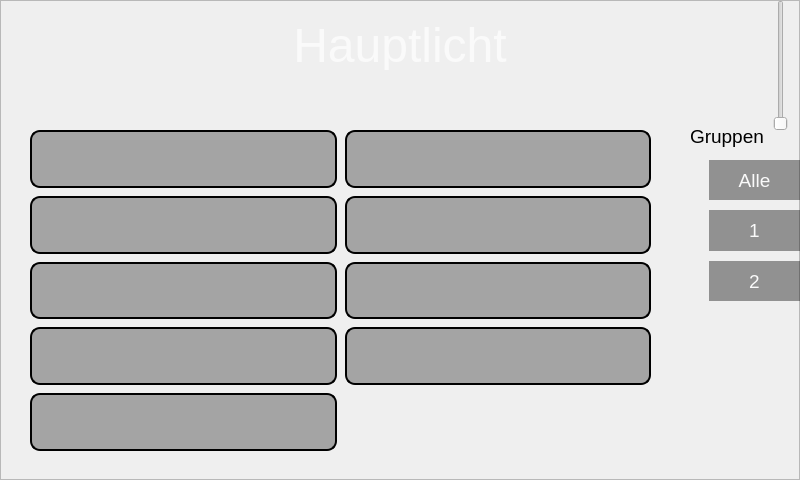
<?xml version="1.0" encoding="UTF-8"?>
<ui version="4.0">
 <class>EinstellungHauptlicht</class>
 <widget class="QDialog" name="EinstellungHauptlicht">
  <property name="geometry">
   <rect>
    <x>0</x>
    <y>0</y>
    <width>800</width>
    <height>480</height>
   </rect>
  </property>
  <property name="maximumSize">
   <size>
    <width>800</width>
    <height>480</height>
   </size>
  </property>
  <property name="windowTitle">
   <string>Dialog</string>
  </property>
  <property name="styleSheet">
   <string notr="true"/>
  </property>
  <widget class="QLabel" name="label">
   <property name="geometry">
    <rect>
     <x>0</x>
     <y>20</y>
     <width>800</width>
     <height>50</height>
    </rect>
   </property>
   <property name="font">
    <font>
     <pointsize>36</pointsize>
     <weight>50</weight>
     <bold>false</bold>
    </font>
   </property>
   <property name="styleSheet">
    <string notr="true">color:rgb(250,250,250);</string>
   </property>
   <property name="text">
    <string>Hauptlicht</string>
   </property>
   <property name="textFormat">
    <enum>Qt::PlainText</enum>
   </property>
   <property name="alignment">
    <set>Qt::AlignCenter</set>
   </property>
  </widget>
  <widget class="QSlider" name="verticalSlider">
   <property name="geometry">
    <rect>
     <x>770</x>
     <y>0</y>
     <width>21</width>
     <height>131</height>
    </rect>
   </property>
   <property name="maximum">
    <number>100</number>
   </property>
   <property name="orientation">
    <enum>Qt::Vertical</enum>
   </property>
  </widget>
  <widget class="QWidget" name="verticalLayoutWidget">
   <property name="geometry">
    <rect>
     <x>709</x>
     <y>160</y>
     <width>91</width>
     <height>141</height>
    </rect>
   </property>
   <layout class="QVBoxLayout" name="verticalLayout">
    <property name="spacing">
     <number>10</number>
    </property>
    <item>
     <widget class="QPushButton" name="pushButton_alle">
      <property name="sizePolicy">
       <sizepolicy hsizetype="Expanding" vsizetype="Expanding">
        <horstretch>0</horstretch>
        <verstretch>0</verstretch>
       </sizepolicy>
      </property>
      <property name="font">
       <font>
        <pointsize>14</pointsize>
       </font>
      </property>
      <property name="focusPolicy">
       <enum>Qt::NoFocus</enum>
      </property>
      <property name="styleSheet">
       <string notr="true">border:none;
background-color:rgba(0,0,0,100);
color:rgb(250,250,250);</string>
      </property>
      <property name="text">
       <string>Alle</string>
      </property>
      <property name="checkable">
       <bool>true</bool>
      </property>
     </widget>
    </item>
    <item>
     <widget class="QPushButton" name="pushButton_Group1">
      <property name="sizePolicy">
       <sizepolicy hsizetype="Expanding" vsizetype="Expanding">
        <horstretch>0</horstretch>
        <verstretch>0</verstretch>
       </sizepolicy>
      </property>
      <property name="font">
       <font>
        <pointsize>14</pointsize>
       </font>
      </property>
      <property name="focusPolicy">
       <enum>Qt::NoFocus</enum>
      </property>
      <property name="styleSheet">
       <string notr="true">border:none;
background-color:rgba(0,0,0,100);
color:rgb(250,250,250);</string>
      </property>
      <property name="text">
       <string>1</string>
      </property>
      <property name="checkable">
       <bool>true</bool>
      </property>
     </widget>
    </item>
    <item>
     <widget class="QPushButton" name="pushButton_Group2">
      <property name="sizePolicy">
       <sizepolicy hsizetype="Expanding" vsizetype="Expanding">
        <horstretch>0</horstretch>
        <verstretch>0</verstretch>
       </sizepolicy>
      </property>
      <property name="font">
       <font>
        <pointsize>14</pointsize>
       </font>
      </property>
      <property name="focusPolicy">
       <enum>Qt::NoFocus</enum>
      </property>
      <property name="styleSheet">
       <string notr="true">border:none;
background-color:rgba(0,0,0,100);
color:rgb(250,250,250);</string>
      </property>
      <property name="text">
       <string>2</string>
      </property>
      <property name="checkable">
       <bool>true</bool>
      </property>
     </widget>
    </item>
   </layout>
  </widget>
  <widget class="QLabel" name="label_2">
   <property name="geometry">
    <rect>
     <x>690</x>
     <y>126</y>
     <width>81</width>
     <height>21</height>
    </rect>
   </property>
   <property name="font">
    <font>
     <pointsize>14</pointsize>
    </font>
   </property>
   <property name="text">
    <string>Gruppen</string>
   </property>
  </widget>
  <widget class="QPushButton" name="pushButton_back">
   <property name="geometry">
    <rect>
     <x>730</x>
     <y>410</y>
     <width>60</width>
     <height>60</height>
    </rect>
   </property>
   <property name="focusPolicy">
    <enum>Qt::NoFocus</enum>
   </property>
   <property name="styleSheet">
    <string notr="true">background-color:rgba(0,0,0,0);</string>
   </property>
   <property name="text">
    <string/>
   </property>
   <property name="icon">
    <iconset resource="bilder.qrc">
     <normaloff>:/bilder/Icons/arrow_left_icon.png</normaloff>:/bilder/Icons/arrow_left_icon.png</iconset>
   </property>
   <property name="iconSize">
    <size>
     <width>50</width>
     <height>50</height>
    </size>
   </property>
   <property name="flat">
    <bool>true</bool>
   </property>
  </widget>
  <widget class="QFrame" name="frame">
   <property name="geometry">
    <rect>
     <x>0</x>
     <y>100</y>
     <width>680</width>
     <height>380</height>
    </rect>
   </property>
   <property name="styleSheet">
    <string notr="true">background-image: url(:/bilder/Icons/back_grundriss.png);</string>
   </property>
   <property name="frameShape">
    <enum>QFrame::NoFrame</enum>
   </property>
   <property name="frameShadow">
    <enum>QFrame::Plain</enum>
   </property>
  </widget>
  <widget class="QWidget" name="gridLayoutWidget">
   <property name="geometry">
    <rect>
     <x>30</x>
     <y>130</y>
     <width>621</width>
     <height>321</height>
    </rect>
   </property>
   <property name="sizePolicy">
    <sizepolicy hsizetype="Expanding" vsizetype="Expanding">
     <horstretch>0</horstretch>
     <verstretch>0</verstretch>
    </sizepolicy>
   </property>
   <layout class="QGridLayout" name="gridLayout">
    <property name="spacing">
     <number>8</number>
    </property>
    <item row="1" column="0">
     <widget class="QPushButton" name="pushButton_2">
      <property name="sizePolicy">
       <sizepolicy hsizetype="Expanding" vsizetype="Expanding">
        <horstretch>0</horstretch>
        <verstretch>0</verstretch>
       </sizepolicy>
      </property>
      <property name="focusPolicy">
       <enum>Qt::NoFocus</enum>
      </property>
      <property name="styleSheet">
       <string notr="true">border: 2px solid black;
border-radius: 10px;
background-color:rgba(0,0,0,80);</string>
      </property>
      <property name="text">
       <string/>
      </property>
      <property name="checkable">
       <bool>true</bool>
      </property>
      <property name="flat">
       <bool>true</bool>
      </property>
     </widget>
    </item>
    <item row="3" column="0">
     <widget class="QPushButton" name="pushButton_4">
      <property name="sizePolicy">
       <sizepolicy hsizetype="Expanding" vsizetype="Expanding">
        <horstretch>0</horstretch>
        <verstretch>0</verstretch>
       </sizepolicy>
      </property>
      <property name="cursor">
       <cursorShape>ArrowCursor</cursorShape>
      </property>
      <property name="focusPolicy">
       <enum>Qt::NoFocus</enum>
      </property>
      <property name="styleSheet">
       <string notr="true">border: 2px solid black;
border-radius: 10px;
background-color:rgba(0,0,0,80);</string>
      </property>
      <property name="text">
       <string/>
      </property>
      <property name="checkable">
       <bool>true</bool>
      </property>
      <property name="flat">
       <bool>true</bool>
      </property>
     </widget>
    </item>
    <item row="0" column="0">
     <widget class="QPushButton" name="pushButton_1">
      <property name="sizePolicy">
       <sizepolicy hsizetype="Expanding" vsizetype="Expanding">
        <horstretch>0</horstretch>
        <verstretch>0</verstretch>
       </sizepolicy>
      </property>
      <property name="focusPolicy">
       <enum>Qt::NoFocus</enum>
      </property>
      <property name="styleSheet">
       <string notr="true">border: 2px solid black;
border-radius: 10px;
background-color:rgba(0,0,0,80);</string>
      </property>
      <property name="text">
       <string/>
      </property>
      <property name="checkable">
       <bool>true</bool>
      </property>
      <property name="flat">
       <bool>true</bool>
      </property>
     </widget>
    </item>
    <item row="4" column="0">
     <widget class="QPushButton" name="pushButton_5">
      <property name="sizePolicy">
       <sizepolicy hsizetype="Expanding" vsizetype="Expanding">
        <horstretch>0</horstretch>
        <verstretch>0</verstretch>
       </sizepolicy>
      </property>
      <property name="focusPolicy">
       <enum>Qt::NoFocus</enum>
      </property>
      <property name="styleSheet">
       <string notr="true">border: 2px solid black;
border-radius: 10px;
background-color:rgba(0,0,0,80);</string>
      </property>
      <property name="text">
       <string/>
      </property>
      <property name="checkable">
       <bool>true</bool>
      </property>
      <property name="flat">
       <bool>true</bool>
      </property>
     </widget>
    </item>
    <item row="2" column="0">
     <widget class="QPushButton" name="pushButton_3">
      <property name="sizePolicy">
       <sizepolicy hsizetype="Expanding" vsizetype="Expanding">
        <horstretch>0</horstretch>
        <verstretch>0</verstretch>
       </sizepolicy>
      </property>
      <property name="focusPolicy">
       <enum>Qt::NoFocus</enum>
      </property>
      <property name="styleSheet">
       <string notr="true">border: 2px solid black;
border-radius: 10px;
background-color:rgba(0,0,0,80);</string>
      </property>
      <property name="text">
       <string/>
      </property>
      <property name="checkable">
       <bool>true</bool>
      </property>
      <property name="flat">
       <bool>true</bool>
      </property>
     </widget>
    </item>
    <item row="0" column="1">
     <widget class="QPushButton" name="pushButton_6">
      <property name="sizePolicy">
       <sizepolicy hsizetype="Expanding" vsizetype="Expanding">
        <horstretch>0</horstretch>
        <verstretch>0</verstretch>
       </sizepolicy>
      </property>
      <property name="focusPolicy">
       <enum>Qt::NoFocus</enum>
      </property>
      <property name="styleSheet">
       <string notr="true">border: 2px solid black;
border-radius: 10px;
background-color:rgba(0,0,0,80);</string>
      </property>
      <property name="text">
       <string/>
      </property>
      <property name="checkable">
       <bool>true</bool>
      </property>
      <property name="flat">
       <bool>true</bool>
      </property>
     </widget>
    </item>
    <item row="1" column="1">
     <widget class="QPushButton" name="pushButton_7">
      <property name="sizePolicy">
       <sizepolicy hsizetype="Expanding" vsizetype="Expanding">
        <horstretch>0</horstretch>
        <verstretch>0</verstretch>
       </sizepolicy>
      </property>
      <property name="focusPolicy">
       <enum>Qt::NoFocus</enum>
      </property>
      <property name="styleSheet">
       <string notr="true">border: 2px solid black;
border-radius: 10px;
background-color:rgba(0,0,0,80);</string>
      </property>
      <property name="text">
       <string/>
      </property>
      <property name="checkable">
       <bool>true</bool>
      </property>
      <property name="flat">
       <bool>true</bool>
      </property>
     </widget>
    </item>
    <item row="2" column="1">
     <widget class="QPushButton" name="pushButton_8">
      <property name="sizePolicy">
       <sizepolicy hsizetype="Expanding" vsizetype="Expanding">
        <horstretch>0</horstretch>
        <verstretch>0</verstretch>
       </sizepolicy>
      </property>
      <property name="focusPolicy">
       <enum>Qt::NoFocus</enum>
      </property>
      <property name="styleSheet">
       <string notr="true">border: 2px solid black;
border-radius: 10px;
background-color:rgba(0,0,0,80);</string>
      </property>
      <property name="text">
       <string/>
      </property>
      <property name="checkable">
       <bool>true</bool>
      </property>
      <property name="flat">
       <bool>true</bool>
      </property>
     </widget>
    </item>
    <item row="3" column="1">
     <widget class="QPushButton" name="pushButton_9">
      <property name="sizePolicy">
       <sizepolicy hsizetype="Expanding" vsizetype="Expanding">
        <horstretch>0</horstretch>
        <verstretch>0</verstretch>
       </sizepolicy>
      </property>
      <property name="focusPolicy">
       <enum>Qt::NoFocus</enum>
      </property>
      <property name="styleSheet">
       <string notr="true">border: 2px solid black;
border-radius: 10px;
background-color:rgba(0,0,0,80);</string>
      </property>
      <property name="text">
       <string/>
      </property>
      <property name="checkable">
       <bool>true</bool>
      </property>
      <property name="flat">
       <bool>true</bool>
      </property>
     </widget>
    </item>
   </layout>
  </widget>
  <widget class="QFrame" name="frame_2">
   <property name="geometry">
    <rect>
     <x>0</x>
     <y>0</y>
     <width>800</width>
     <height>480</height>
    </rect>
   </property>
   <property name="styleSheet">
    <string notr="true">background-image: url(:/bilder/Icons/back_dark.png);</string>
   </property>
   <property name="frameShape">
    <enum>QFrame::StyledPanel</enum>
   </property>
   <property name="frameShadow">
    <enum>QFrame::Raised</enum>
   </property>
  </widget>
  <zorder>frame_2</zorder>
  <zorder>frame</zorder>
  <zorder>label</zorder>
  <zorder>verticalSlider</zorder>
  <zorder>verticalLayoutWidget</zorder>
  <zorder>label_2</zorder>
  <zorder>pushButton_back</zorder>
  <zorder>gridLayoutWidget</zorder>
 </widget>
 <resources>
  <include location="bilder.qrc"/>
 </resources>
 <connections/>
</ui>
